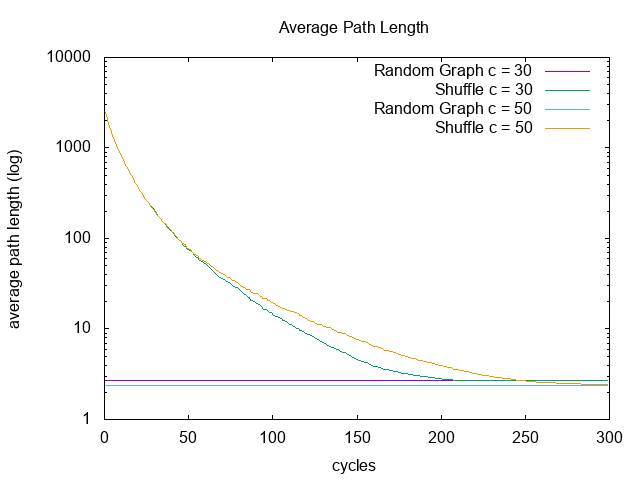

Here is the gnuplot script that generated this plot:
# You can uncomment the following lines to produce a png figure
set terminal png enhanced
set output 'plot.png'

set title "Average Path Length"
set xlabel "cycles"
set ylabel "average path length (log)"
set key right top
set logscale y 
plot "plr30.txt" title 'Random Graph c = 30' with lines, \
	"pls30.txt" title 'Shuffle c = 30' with lines, \
	"plr50.txt" title 'Random Graph c = 50' with lines, \
	"pls50.txt" title 'Shuffle c = 50' with lines
